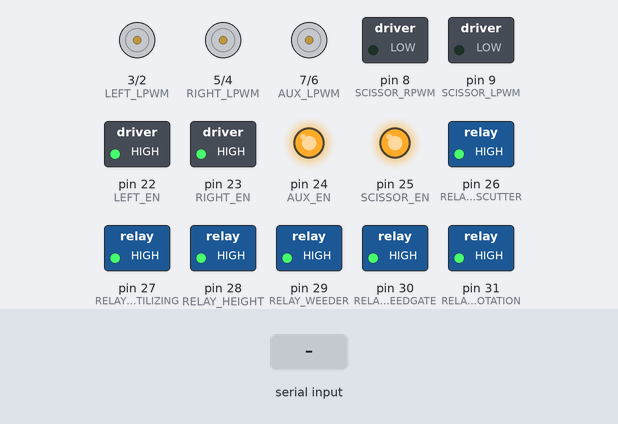
Bench run of a sketch on a simulated Arduino Mega 2560, built with avr-gcc and run on an emulated ATmega2560. Shown: motor-driver pin pairs drawn as motors (green arrow = first pin HIGH = forward, orange = second pin HIGH = backward, longer = more drive), switched loads named in the sketch (green lamp = pin HIGH), output pins drawn as LEDs (lit = HIGH). The inputs (shaded band) are chosen by the test bench.

Above: at 1.2 s.
1.3 s: "F" received over the second serial link
At 2.1 s:
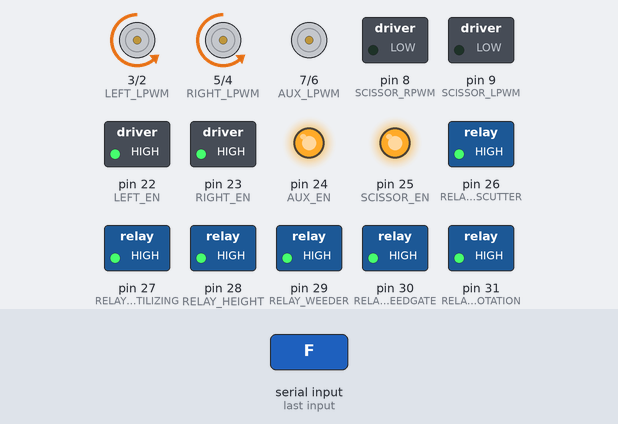
3.8 s: "B" received over the second serial link
At 4.5 s:
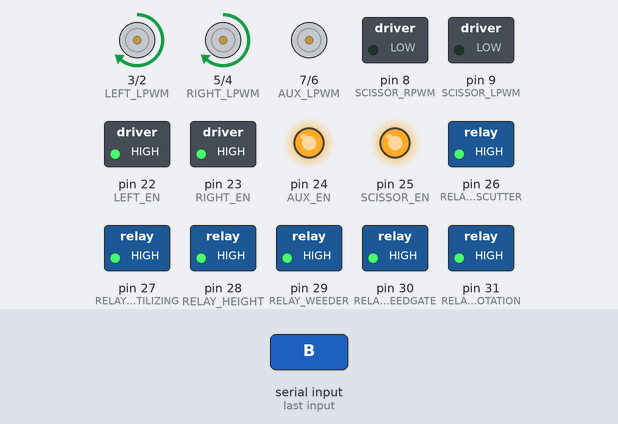
6.3 s: "L" received over the second serial link
At 7.1 s:
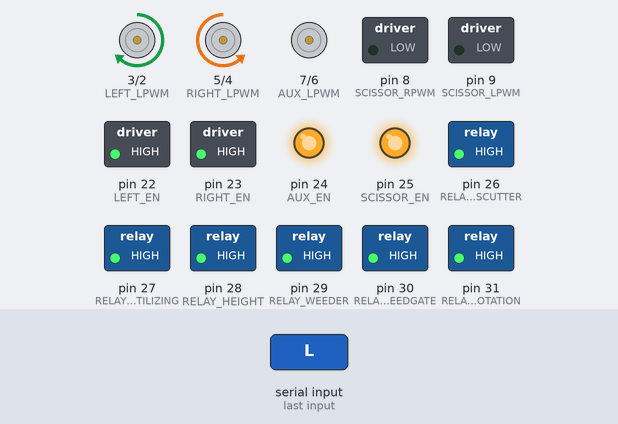
8.8 s: "R" received over the second serial link
At 9.5 s:
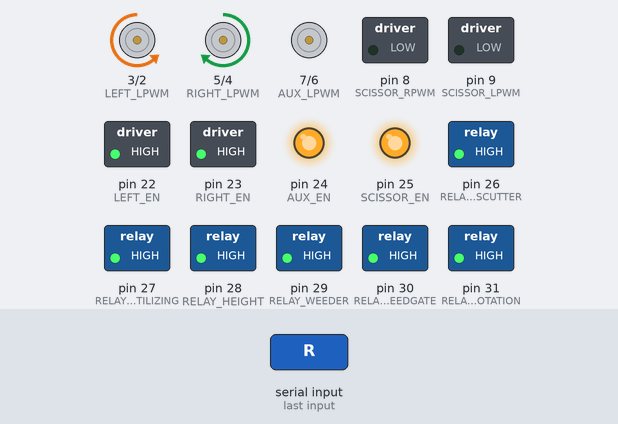
11.3 s: "1" received over the second serial link
At 12.5 s:
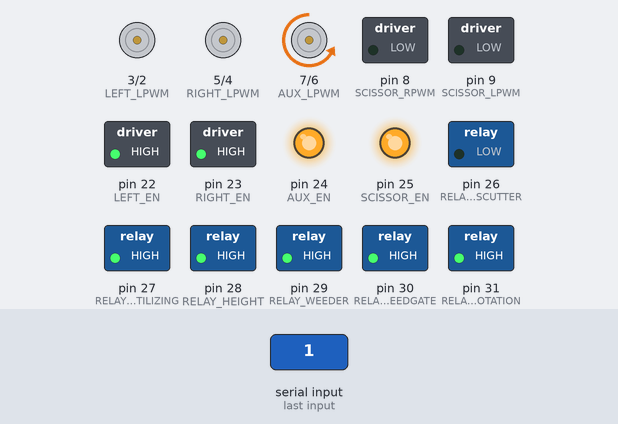
12.8 s: "2" received over the second serial link
At 13.7 s:
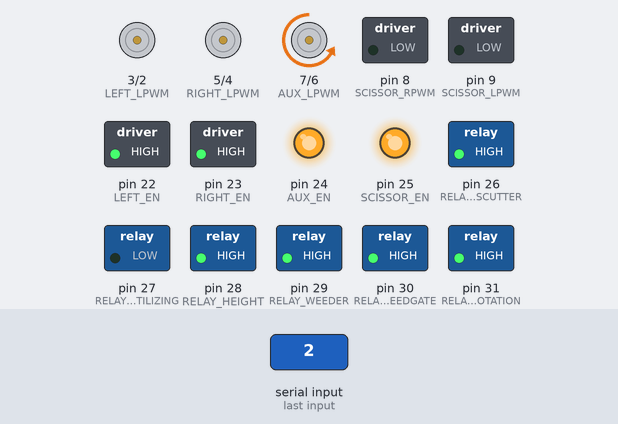
Timing chart, 0 to 15.3 s (numbered marks = the images above; inputs shaded):
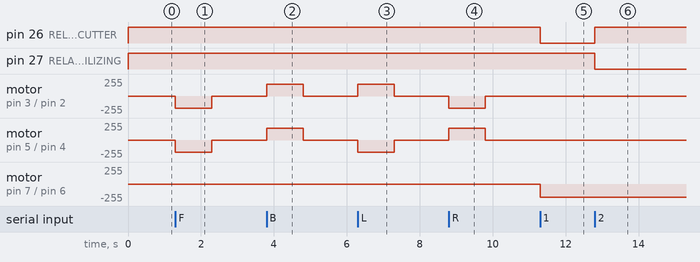

The sketch:

AgriBot_Mega2560.ino
```cpp
/*
  ===========================================================================
  MULTIPURPOSE AGRI-BOT — Arduino Mega 2560
  ===========================================================================
  Control: Bluetooth (HC-05) via a custom MIT App Inventor app.
           - Forward / Backward / Left / Right / Stop -> discrete drive buttons
           - Expand Scissor / Retract Scissor  -> dedicated scissor driver
           - Height Up / Height Down           -> lead-screw height actuator
           - Fertilizing ON / OFF              -> aux driver, relay-selected
           - Weeder ON / OFF                   -> aux driver, relay-selected
           - Grass Cutter ON / OFF             -> aux driver, relay-selected
           - Seed Gate (single button, toggles open/closed)
           - Seed Rotation (single button, toggles on/off)

  Drivers: 4x BTS7960 high-current motor drivers
           #1 -> Left wheel pair (2 motors wired in parallel)
           #2 -> Right wheel pair (2 motors wired in parallel)
           #3 -> Shared "aux" driver. A 6-channel relay module selects which
                 single motor (grass cutter / fertilizing pump / height
                 lead-screw / weeder / seed gate / seed rotation) is
                 actually connected to its output at any given time — only
                 one relay is ever closed at once, so only one aux
                 implement runs at once.
           #4 -> Dedicated driver for the scissor mechanism (separate
                 implement, not routed through the aux relay selector — can
                 run at the same time as an aux implement).

  HC-05:   Wired to Serial1 (TX1=pin18, RX1=pin19) — Mega has 4 hardware
           UARTs, so no SoftwareSerial needed. Wire HC-05 TX -> Mega RX1,
           HC-05 RX -> Mega TX1 through a voltage divider (HC-05 RX is 3.3V
           logic; Mega TX is 5V — protect it with a 1k/2k divider or a
           logic-level shifter).
  ===========================================================================
*/

// ---------- LEFT WHEEL DRIVER (BTS7960 #1) ----------
const int LEFT_RPWM = 2;
const int LEFT_LPWM = 3;
const int LEFT_EN   = 22;   // tie BTS7960 R_EN + L_EN together to this pin

// ---------- RIGHT WHEEL DRIVER (BTS7960 #2) ----------
const int RIGHT_RPWM = 4;
const int RIGHT_LPWM = 5;
const int RIGHT_EN   = 23;

// ---------- SHARED AUX DRIVER (BTS7960 #3) ----------
const int AUX_RPWM = 6;
const int AUX_LPWM = 7;
const int AUX_EN   = 24;

// ---------- SCISSOR DRIVER (BTS7960 #4, dedicated — not on aux relay) ----------
const int SCISSOR_RPWM = 8;
const int SCISSOR_LPWM = 9;
const int SCISSOR_EN   = 25;   // tie BTS7960 R_EN + L_EN together to this pin

// ---------- RELAYS: select which implement is on the aux driver ----------
const int RELAY_GRASSCUTTER  = 26;
const int RELAY_FERTILIZING  = 27;
const int RELAY_HEIGHT       = 28;
const int RELAY_WEEDER       = 29;
const int RELAY_SEEDGATE     = 30;
const int RELAY_SEEDROTATION = 31;
// NOTE: most relay modules are ACTIVE-LOW (LOW = relay closed/ON).
// If yours is active-HIGH, swap RELAY_ON/RELAY_OFF below.
const int RELAY_ON  = LOW;
const int RELAY_OFF = HIGH;

// ---------- SPEEDS (0-255) ----------
const int DRIVE_SPEED   = 180;   // wheel motor speed
const int AUX_SPEED     = 200;   // shared aux implement speed
const int SCISSOR_SPEED = 200;   // scissor expand/retract speed

// ---------- STATE (only needed for the single-button toggle implements) ----------
bool seedGateOn     = false;
bool seedRotationOn = false;

// Failsafe: stop everything if no command received for this long (ms)
const unsigned long CMD_TIMEOUT = 1000;
unsigned long lastCmdTime = 0;

void setup() {
  Serial.begin(9600);     // USB debug
  Serial1.begin(9600);    // HC-05 (match your module's baud rate)

  pinMode(LEFT_RPWM, OUTPUT);    pinMode(LEFT_LPWM, OUTPUT);    pinMode(LEFT_EN, OUTPUT);
  pinMode(RIGHT_RPWM, OUTPUT);   pinMode(RIGHT_LPWM, OUTPUT);   pinMode(RIGHT_EN, OUTPUT);
  pinMode(AUX_RPWM, OUTPUT);     pinMode(AUX_LPWM, OUTPUT);     pinMode(AUX_EN, OUTPUT);
  pinMode(SCISSOR_RPWM, OUTPUT); pinMode(SCISSOR_LPWM, OUTPUT); pinMode(SCISSOR_EN, OUTPUT);

  pinMode(RELAY_GRASSCUTTER, OUTPUT);
  pinMode(RELAY_FERTILIZING, OUTPUT);
  pinMode(RELAY_HEIGHT, OUTPUT);
  pinMode(RELAY_WEEDER, OUTPUT);
  pinMode(RELAY_SEEDGATE, OUTPUT);
  pinMode(RELAY_SEEDROTATION, OUTPUT);

  digitalWrite(LEFT_EN, HIGH);
  digitalWrite(RIGHT_EN, HIGH);
  digitalWrite(AUX_EN, HIGH);
  digitalWrite(SCISSOR_EN, HIGH);

  stopAll();
  lastCmdTime = millis();
}

void loop() {
  if (Serial1.available()) {
    char cmd = Serial1.read();
    lastCmdTime = millis();
    handleCommand(cmd);
  }

  // Failsafe: if Bluetooth link drops mid-drive, stop wheels
  if (millis() - lastCmdTime > CMD_TIMEOUT) {
    driveLeft(0);
    driveRight(0);
  }
}

void handleCommand(char cmd) {
  switch (cmd) {
    // ---- Drive (discrete buttons) ----
    case 'F': driveLeft(DRIVE_SPEED);  driveRight(DRIVE_SPEED);  break; // forward
    case 'B': driveLeft(-DRIVE_SPEED); driveRight(-DRIVE_SPEED); break; // backward
    case 'L': driveLeft(-DRIVE_SPEED); driveRight(DRIVE_SPEED);  break; // spin left
    case 'R': driveLeft(DRIVE_SPEED);  driveRight(-DRIVE_SPEED); break; // spin right
    case 'S': driveLeft(0); driveRight(0); break;                      // stop

    // ---- Grass Cutter ON / OFF ----
    case '1': selectAux(RELAY_GRASSCUTTER); auxRun(AUX_SPEED); break; // ON
    case 'q': auxRun(0); allRelaysOff(); break;                        // OFF

    // ---- Fertilizing ON / OFF ----
    case '2': selectAux(RELAY_FERTILIZING); auxRun(AUX_SPEED); break; // ON
    case 'p': auxRun(0); allRelaysOff(); break;                        // OFF

    // ---- Weeder ON / OFF ----
    case 'w': selectAux(RELAY_WEEDER); auxRun(AUX_SPEED); break;       // ON
    case 'v': auxRun(0); allRelaysOff(); break;                        // OFF

    // ---- Height Up / Down (momentary — set app to send '3'/'4' on press
    //      and 'e'/'r' on release, runs while held) ----
    case '3': selectAux(RELAY_HEIGHT); auxRun(AUX_SPEED);  break; // up (extend)
    case 'e': auxRun(0); allRelaysOff(); break;
    case '4': selectAux(RELAY_HEIGHT); auxRun(-AUX_SPEED); break; // down (retract)
    case 'r': auxRun(0); allRelaysOff(); break;

    // ---- Scissor Expand / Retract (dedicated driver, momentary —
    //      '5'/'6' on press, 'x'/'y' on release) ----
    case '5': scissorRun(SCISSOR_SPEED);  break; // expand
    case 'x': scissorRun(0); break;
    case '6': scissorRun(-SCISSOR_SPEED); break; // retract
    case 'y': scissorRun(0); break;

    // ---- Seed Gate (single button — toggles open/closed) ----
    case 'g':
      seedGateOn = !seedGateOn;
      if (seedGateOn) { selectAux(RELAY_SEEDGATE); auxRun(AUX_SPEED); }
      else            { auxRun(0); allRelaysOff(); }
      break;

    // ---- Seed Rotation (single button — toggles on/off) ----
    case 'o':
      seedRotationOn = !seedRotationOn;
      if (seedRotationOn) { selectAux(RELAY_SEEDROTATION); auxRun(AUX_SPEED); }
      else                 { auxRun(0); allRelaysOff(); }
      break;

    default:
      break; // ignore unknown bytes
  }
}

// ---------- LOW-LEVEL MOTOR HELPERS ----------

void driveLeft(int speed) {
  if (speed > 0)      { analogWrite(LEFT_RPWM, speed);  analogWrite(LEFT_LPWM, 0); }
  else if (speed < 0) { analogWrite(LEFT_RPWM, 0);       analogWrite(LEFT_LPWM, -speed); }
  else                { analogWrite(LEFT_RPWM, 0);       analogWrite(LEFT_LPWM, 0); }
}

void driveRight(int speed) {
  if (speed > 0)      { analogWrite(RIGHT_RPWM, speed);  analogWrite(RIGHT_LPWM, 0); }
  else if (speed < 0) { analogWrite(RIGHT_RPWM, 0);       analogWrite(RIGHT_LPWM, -speed); }
  else                { analogWrite(RIGHT_RPWM, 0);       analogWrite(RIGHT_LPWM, 0); }
}

void auxRun(int speed) {
  if (speed > 0)      { analogWrite(AUX_RPWM, speed);  analogWrite(AUX_LPWM, 0); }
  else if (speed < 0) { analogWrite(AUX_RPWM, 0);       analogWrite(AUX_LPWM, -speed); }
  else                { analogWrite(AUX_RPWM, 0);       analogWrite(AUX_LPWM, 0); }
}

void scissorRun(int speed) {
  if (speed > 0)      { analogWrite(SCISSOR_RPWM, speed);  analogWrite(SCISSOR_LPWM, 0); }
  else if (speed < 0) { analogWrite(SCISSOR_RPWM, 0);       analogWrite(SCISSOR_LPWM, -speed); }
  else                { analogWrite(SCISSOR_RPWM, 0);       analogWrite(SCISSOR_LPWM, 0); }
}

void selectAux(int relayPin) {
  allRelaysOff();          // make sure only one path is ever live
  digitalWrite(relayPin, RELAY_ON);
}

void allRelaysOff() {
  digitalWrite(RELAY_GRASSCUTTER, RELAY_OFF);
  digitalWrite(RELAY_FERTILIZING, RELAY_OFF);
  digitalWrite(RELAY_HEIGHT, RELAY_OFF);
  digitalWrite(RELAY_WEEDER, RELAY_OFF);
  digitalWrite(RELAY_SEEDGATE, RELAY_OFF);
  digitalWrite(RELAY_SEEDROTATION, RELAY_OFF);
}

void stopAll() {
  driveLeft(0);
  driveRight(0);
  auxRun(0);
  scissorRun(0);
  allRelaysOff();
  seedGateOn = false;
  seedRotationOn = false;
}
```

Measured:
- after the input at 1.3 s, motor on pin 3 (LEFT_LPWM) / pin 2 (LEFT_RPWM), motor on pin 5 (RIGHT_LPWM) / pin 4 (RIGHT_RPWM): stopped → backward 180/255 at once, → stopped 1.0 s later
- after the input at 3.8 s, motor on pin 3 (LEFT_LPWM) / pin 2 (LEFT_RPWM), motor on pin 5 (RIGHT_LPWM) / pin 4 (RIGHT_RPWM): stopped → forward 180/255 at once, → stopped 1.0 s later
- after the input at 6.3 s, motor on pin 3 (LEFT_LPWM) / pin 2 (LEFT_RPWM): stopped → forward 180/255 at once, → stopped 1.0 s later; motor on pin 5 (RIGHT_LPWM) / pin 4 (RIGHT_RPWM): stopped → backward 180/255 at once, → stopped 1.0 s later
- after the input at 8.8 s, motor on pin 3 (LEFT_LPWM) / pin 2 (LEFT_RPWM): stopped → backward 180/255 at once, → stopped 1.0 s later; motor on pin 5 (RIGHT_LPWM) / pin 4 (RIGHT_RPWM): stopped → forward 180/255 at once, → stopped 1.0 s later
- after the input at 11.3 s, pin 26 (RELAY_GRASSCUTTER): HIGH → LOW at once; motor on pin 7 (AUX_LPWM) / pin 6 (AUX_RPWM): stopped → backward 200/255 at once
- after the input at 12.8 s, pin 26 (RELAY_GRASSCUTTER): LOW → HIGH at once; pin 27 (RELAY_FERTILIZING): HIGH → LOW at once
